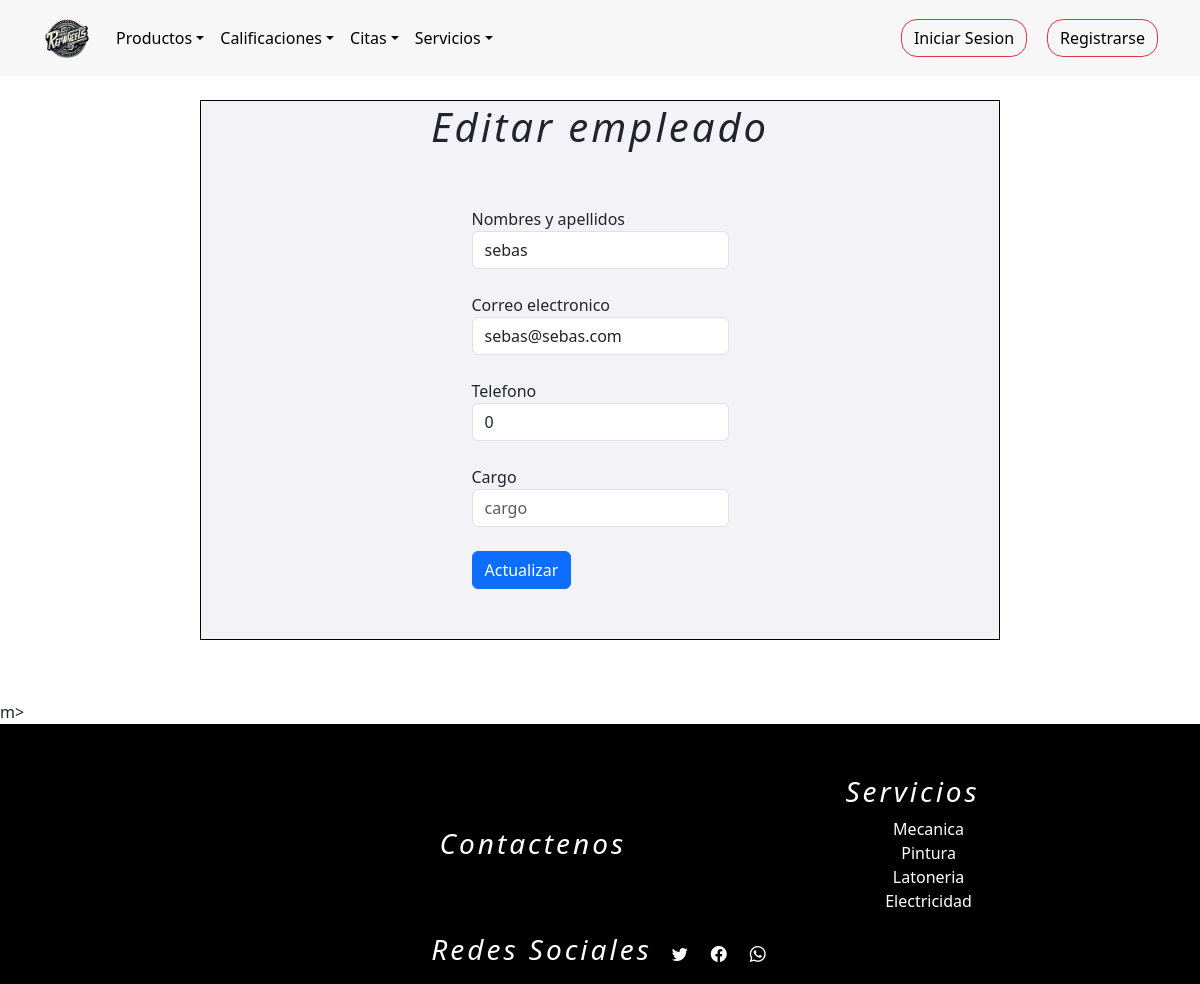
Before: /empleados_formulario_editar/1 with the older database file.
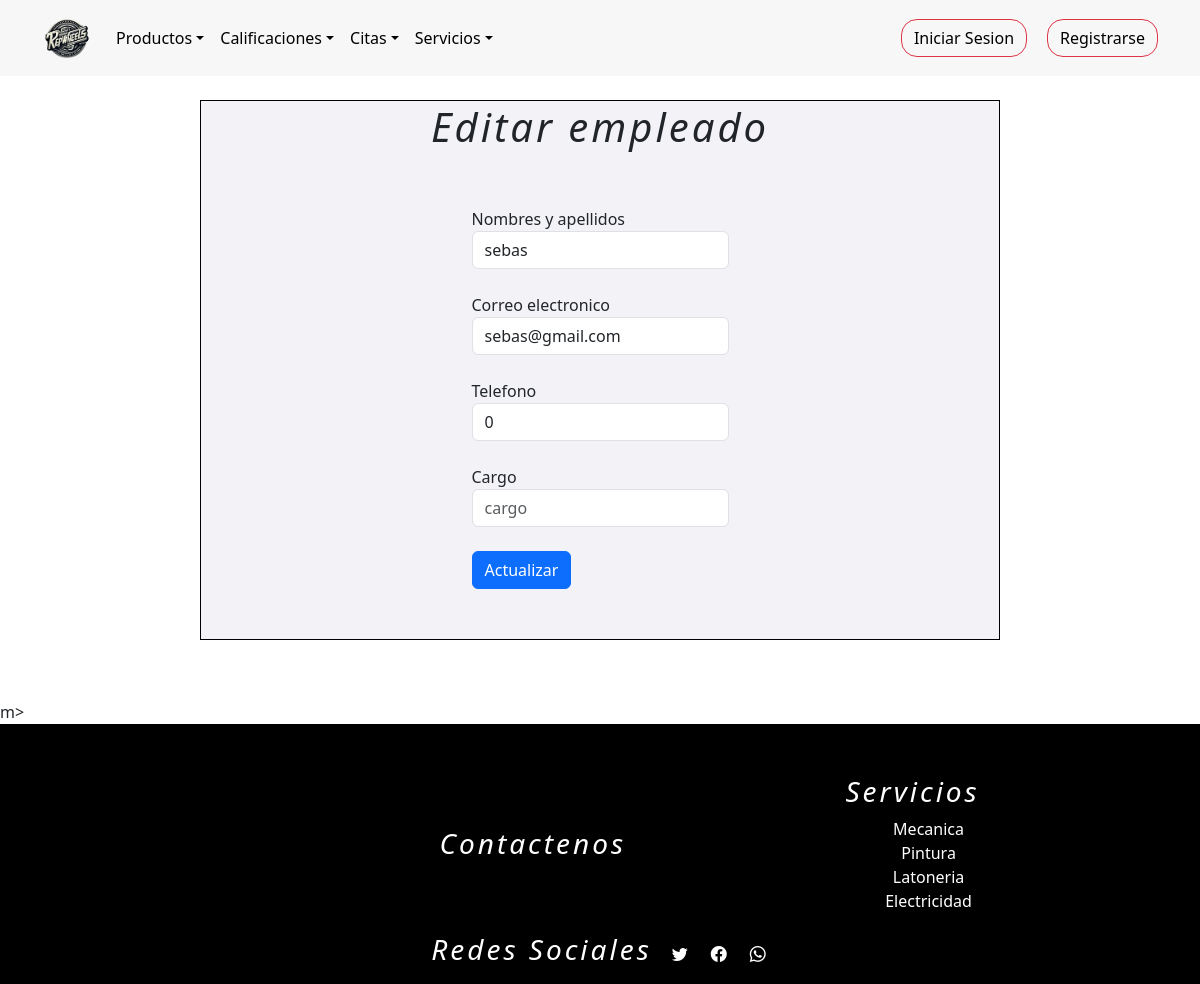
After: the same page with the newer database file.
### tienda/models.py (models this page shows, shortened)
class Usuarios(AbstractUser):
    username = None
    nombre = models.CharField(max_length=254)
    email = models.EmailField(max_length=254, unique=True,blank=False,null=True)
    password = models.CharField(max_length=254,blank=False,null=True)
    foto = models.ImageField(upload_to="tienda/media/", default="tienda/media/user.png")
    token_recuperar = models.CharField(max_length=254,blank=False,null=False,default=0)
    telefono=models.IntegerField(null=False,blank=True,default='0')
    cargo = models.CharField(max_length=254,null=False)
    direccion=models.CharField(max_length=254)
    cedula=models.IntegerField(blank=True,null=False,default='0')
    ROLES = (
        (1,"administrador"),
        (2,"proveedor"),
        (3,"empleado"),
        (4,"cliente"),
    )
    rol=models.IntegerField(choices=ROLES,default=4)
    n = models.IntegerField(blank=True,null=False,default=0)
    USERNAME_FIELD = "email"
    REQUIRED_FIELDS = ["nombre"]
    objects = CustomUserManager()

### tienda/views.py (the view)
# urls.py: path("empleados_formulario_editar/<int:id>", views.empleados_formulario_editar, name="empleados_formulario_editar"),
def empleados_formulario_editar(request, id):
	q = Usuarios.objects.get(pk=id)
	c = Usuarios.objects.filter(rol=3)
	contexto = {"data": q, "empleado": c}
	return render(request, "tienda/empleados/editarempleados.html", contexto)

### tienda/templates/tienda/empleados/editarempleados.html (shortened to what this page needs)
{% extends 'tienda/base2.html' %}
{% load static %}
{% block contenedor %}
<main>
    <form class="form1" action="{% url 'empleado_actualizar' %}" method="post" enctype="multipart/form-data">
        <h1 style="text-align: center;">Editar empleado</h1>
        <div class="form-row p-5">
          <div class="form-group col-md-12">
            <label for="inputPassword4">Nombres y apellidos</label>
            <input type="Text" class="form-control" id="NombreC" name="nombre" placeholder="Nombre completo" value="{{ data.nombre }}">
          </div>
          <br>
          <div class="form-group col-md-12">
            <label for="inputAddress2">Correo electronico</label>
            <input type="text" class="form-control" id="inputAddress2" name="correo" placeholder="Correo" value="{{ data.email }}">
          </div><br>
          <div class="form-group col-md-12">
            <label for="inputAddress2">Telefono</label>
            <input type="Text" class="form-control" id="inputAddress2" name="telefono" placeholder="Telefono" value="{{ data.telefono }}">
          </div>
          <br>
          <div class="form-group col-md-12">
            <label for="inputAddress2">Cargo</label>
            <input type="Text" class="form-control" id="inputAddress2" name="cargo" placeholder="cargo" value="{{ data.cargo }}">
          </div><br>
          <button type="submit" class="btn btn-primary">Actualizar</button>
        </div>
      </form>
</main>m>
{% endblock %}

Changed rows visible on the page:
changed Usuarios "sebas": correo "sebas@sebas.com" → "sebas@gmail.com"
